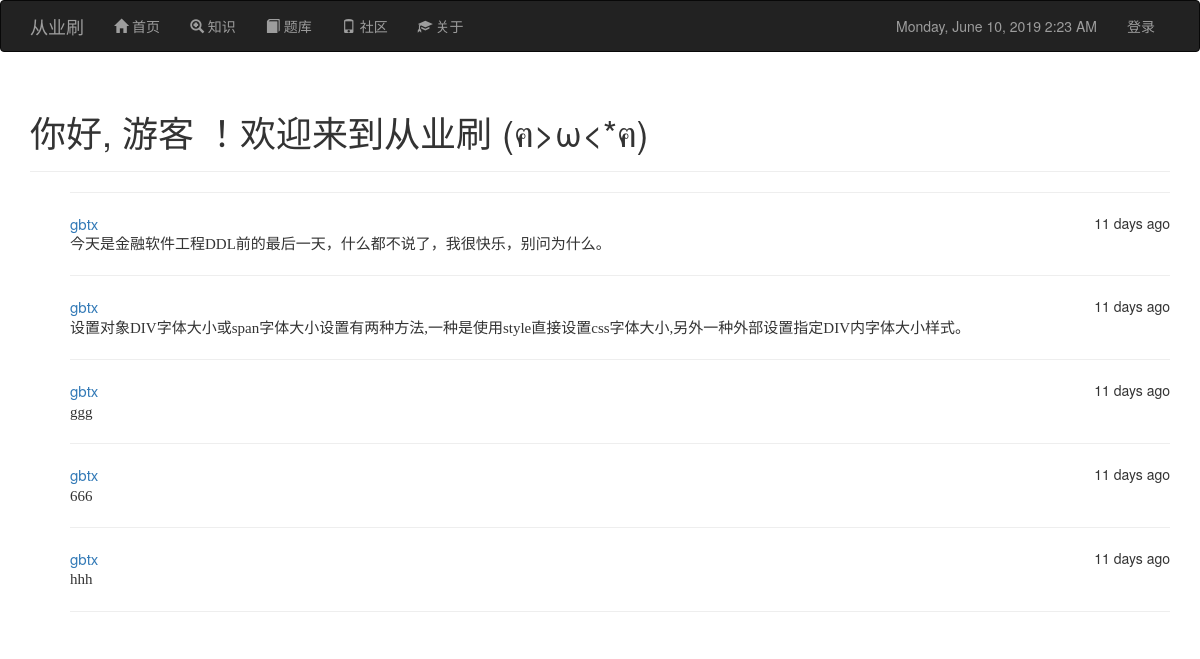
Page /community on the earlier database version.
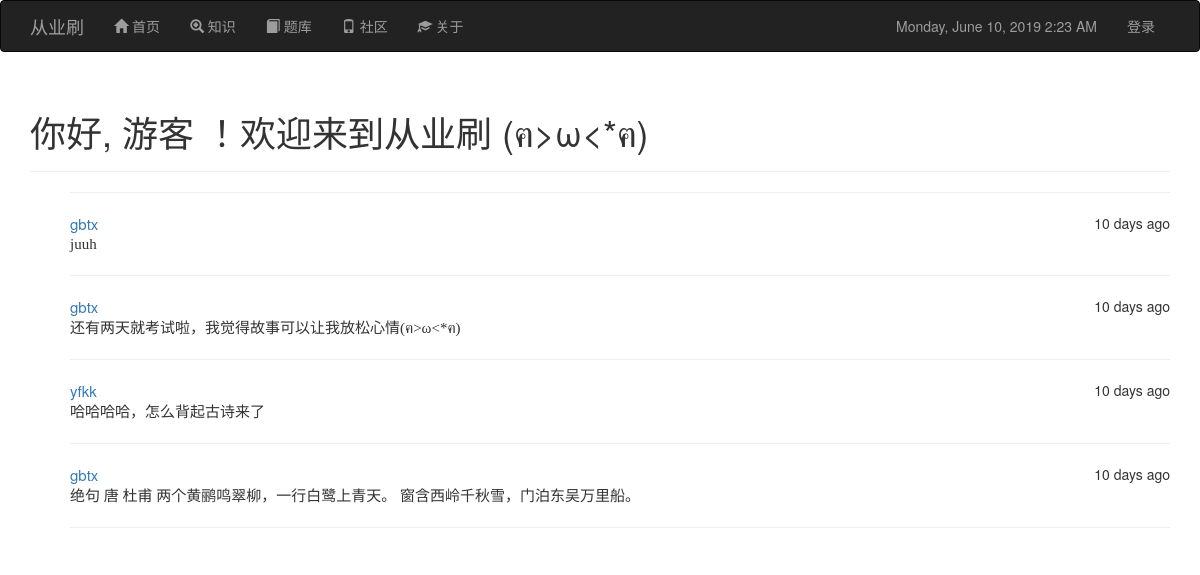
Same page on the later database version.
### app.py (models this page shows, shortened)
class Post(db.Model):
    __tablename__ = 'posts'
    id = db.Column(db.Integer, primary_key=True)
    body = db.Column(db.Text)
    timestamp = db.Column(db.DateTime, index=True, default=datetime.utcnow)
    author_id = db.Column(db.Integer, db.ForeignKey('users.id'))

class User(UserMixin, db.Model):
    __tablename__ = 'users'
    id = db.Column(db.Integer, primary_key=True)
    email = db.Column(db.String(64), unique=True, index=True)
    username = db.Column(db.String(64), unique=True, index=True)
    role_id = db.Column(db.Integer, db.ForeignKey('roles.id'))
    password_hash = db.Column(db.String(128))
    posts = db.relationship('Post', backref='author', lazy='dynamic')
    @property
    def password(self):
        raise AttributeError('password is not a readable attribute')

### app.py (the view)
@app.route('/community', methods=['GET', 'POST'])
def community():
    form = PostForm()
    if form.validate_on_submit():
        post = Post(body=form.body.data, author=current_user._get_current_object())
        db.session.add(post)
        db.session.commit()
        return redirect(url_for('.community'))
    posts = Post.query.order_by(Post.timestamp.desc()).all()
    return render_template('community.html', posts=posts, form=form, current_time=datetime.utcnow())

### templates/community.html (shortened to what this page needs)
{% extends "base.html" %}
{% import "bootstrap/wtf.html" as wtf %}
{% block head %}
    {{ super() }}
{% endblock %}
{% block page_content %}
<div class="page-header">
    <h1>你好,
        {% if current_user.is_authenticated %}
            {{ current_user.username }}
        {% else %}
            游客
        {% endif %}
        ！欢迎来到从业刷 (ฅ>ω<*ฅ)
    </h1>
</div>
<ul class="posts">
    {% for post in posts %}
        <HR>
    <li class="post">
        <div class="post-author">
            <a href="{{ url_for('index')}}">{{ post.author.username }}</a>
            <span class="post-date">{{ moment(post.timestamp).fromNow() }}</span>
        </div>
        <div class="post-body">{{ post.body }}</div>
    </li>
    {% endfor %}
<HR>
</ul>
{% endblock %}

### templates/base.html (shortened to what this page needs)
{% extends "bootstrap/base.html" %}
{% block head %}
    {{ super() }}
{% endblock %}
{% block navbar %}
    <div class="navbar navbar-inverse" role="navigation">
        <div class="container">
            <div class="navbar-header">
                <a class="navbar-brand">从业刷</a>
            </div>
            <div class="navbar-collapse collapse">
                <ul class="nav navbar-nav">
                    <li><a href="/"><span class="glyphicon glyphicon-home"></span>&nbsp;首页</a></li>
                    <li><a href="/knowledge"><span class="glyphicon glyphicon-zoom-in"></span>&nbsp;知识</a></li>
                    <li><a href="{{ url_for('bankA', tar=1) }}"><span class="glyphicon glyphicon-book"></span>&nbsp;题库</a></li>
                    <li><a href="/community"><span class="glyphicon glyphicon-phone"></span>&nbsp;社区</a></li>
                    <li><a href="/about"><span class="glyphicon glyphicon-education"></span>&nbsp;关于</a></li>
                </ul>
                <ul class="nav navbar-nav navbar-right">
                    <li><a type="Datetime">{{ moment(current_time).format('LLLL') }}</a></li>
                    {% if current_user.is_authenticated %}
                    <li><a href="{{ url_for('logout') }}">退出</a></li>
                    {% else %}
                    <li><a href="{{ url_for('login') }}">登录</a></li>
                    {% endif %}
                </ul>
            </div>
        </div>
    </div>
{% endblock %}
{% block content %}
    <div class="container">
        {% block page_content %}{% endblock %}
    </div>
{% endblock %}

### templates/community.html (style rules this page uses)
.post-body { font-size:15px; font-family: 华文楷体 }
.post-author { font-size:15px }
.post-date { font-size:14px; float: right }
ul li { list-style: none; }

Differences in the rows shown:
removed Post: author.username "gbtx", timestamp "11 days ago", body "今天是金融软件工程DDL前的最后一天，什么都不说了，我很快乐，别问为什么。"
removed Post: author.username "gbtx", timestamp "11 days ago", body "666"
changed Post: timestamp "11 days ago" → "10 days ago"; body "设置对象DIV字体大小或span字体大小设置有两种方法,一种是使用style直接设置css字体大小,另外一种外部设置指定DIV内字体大小样式。" → "juuh"
changed Post: timestamp "11 days ago" → "10 days ago"; body "ggg" → "还有两天就考试啦，我觉得故事可以让我放松心情(ฅ>ω<*ฅ)"
added Post: author.username "yfkk", timestamp "10 days ago", body "哈哈哈哈，怎么背起古诗来了"
changed Post: timestamp "11 days ago" → "10 days ago"; body "hhh" → "绝句 唐 杜甫 两个黄鹂鸣翠柳，一行白鹭上青天。 窗含西岭千秋雪，门泊东吴万里船。"
